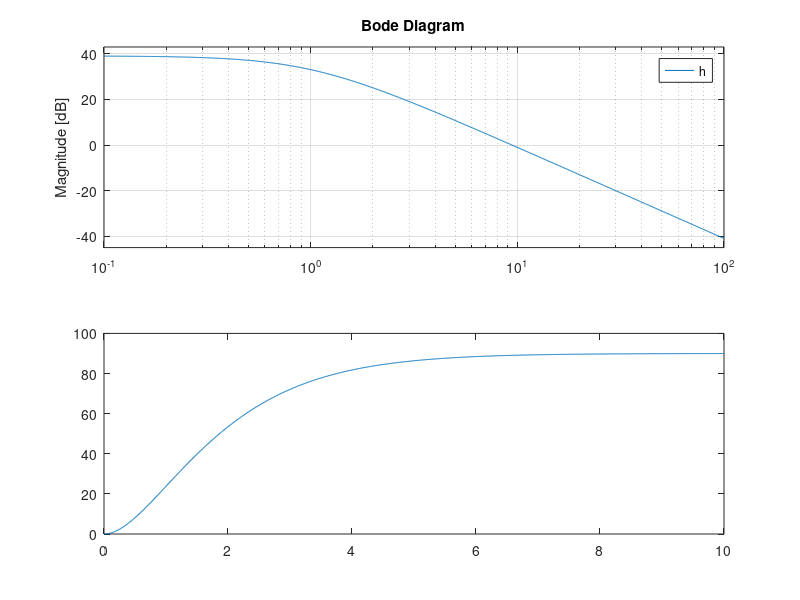

This chart was generated by the following MATLAB code: (Note: this script raises an error after producing the figure.)
num=[90];
den=[conv([1 1],[1 1])]
[a,b,c,d]=tf2ss(num,den);
h=ss(a,b,c,d);
bode(h);
grid on

[Gm,Pm,Wcg,Wcp]=margin(h)
t=0:0.01:10
y=step(h,t)
plot(t,y)
stepinfo()
